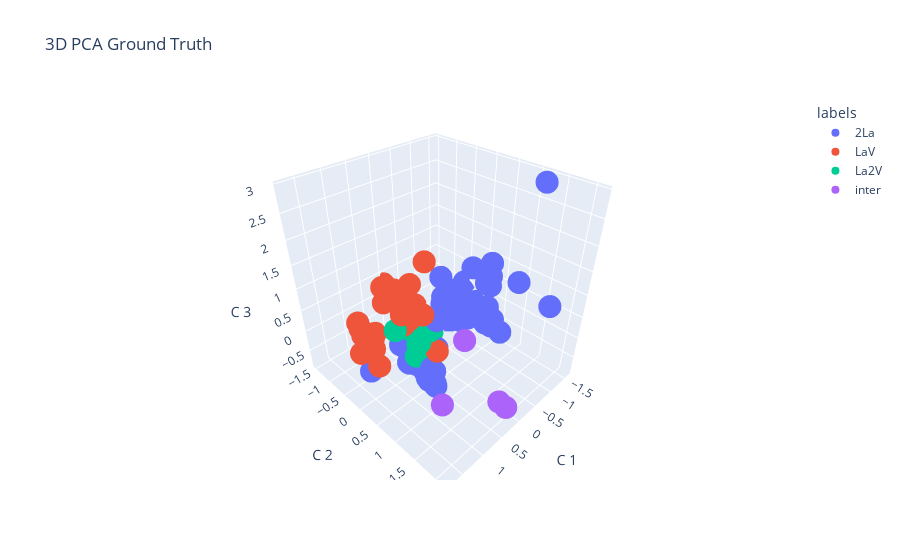

Source (notebook cell):
### Code cell
plot3d(dfpca_kmeans3, "3D PCA Ground Truth", 'labels')
